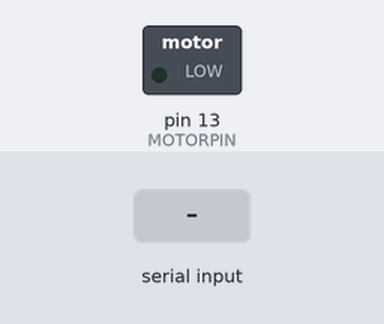
Simulated run of this sketch. Board: Arduino Uno, built with avr-gcc and run on an emulated ATmega328P. Shown: switched loads named in the sketch (green lamp = pin HIGH). Dashed ring = blinking. Inputs (shaded band) come from the test bench.

Above: at 1.2 s.
1.3 s: "1" received over Serial
At 1.7 s:
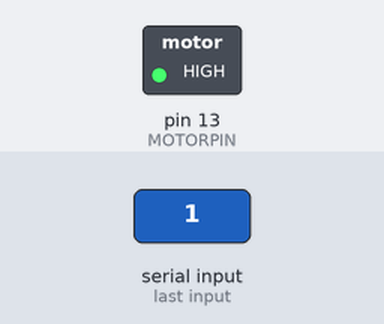
4.3 s: "0" received over Serial
At 5.3 s:
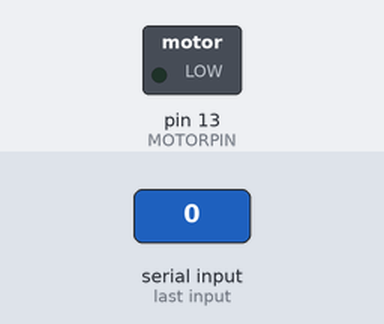
Timing chart, 0 to 7.3 s (numbered marks = the images above; inputs shaded):
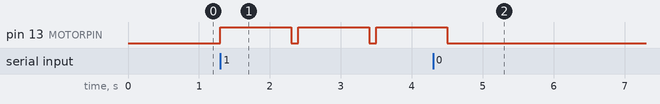

Measured:
- after the input at 1.3 s, pin 13 (MOTORPIN): alternates HIGH for 1.0 s and LOW for 0.10 s, starting at once
- after the input at 4.3 s, pin 13 (MOTORPIN): goes on until 4.5 s, then stays LOW

The sketch:

VibratingPillow.ino
```cpp
int MOTORPIN = 13;
int STATE = 0;

void setup() {
  pinMode(MOTORPIN, OUTPUT);
  digitalWrite(MOTORPIN, LOW);

  Serial.begin(9600);
}

void loop() {
  if(Serial.available() > 0){
    STATE = Serial.read();
  }

  if (STATE == '1') {
    digitalWrite(MOTORPIN, HIGH);   // turn Vibrating Motor on (HIGH is the voltage level)
    delay(1000);                    // wait for a second
    digitalWrite(MOTORPIN, LOW);    // turn Vibrating Motor off by making the voltage LOW
    delay(100);                     // wait for 100 millisecond

  }

  else {
    digitalWrite(MOTORPIN, LOW);
  }
}
```
